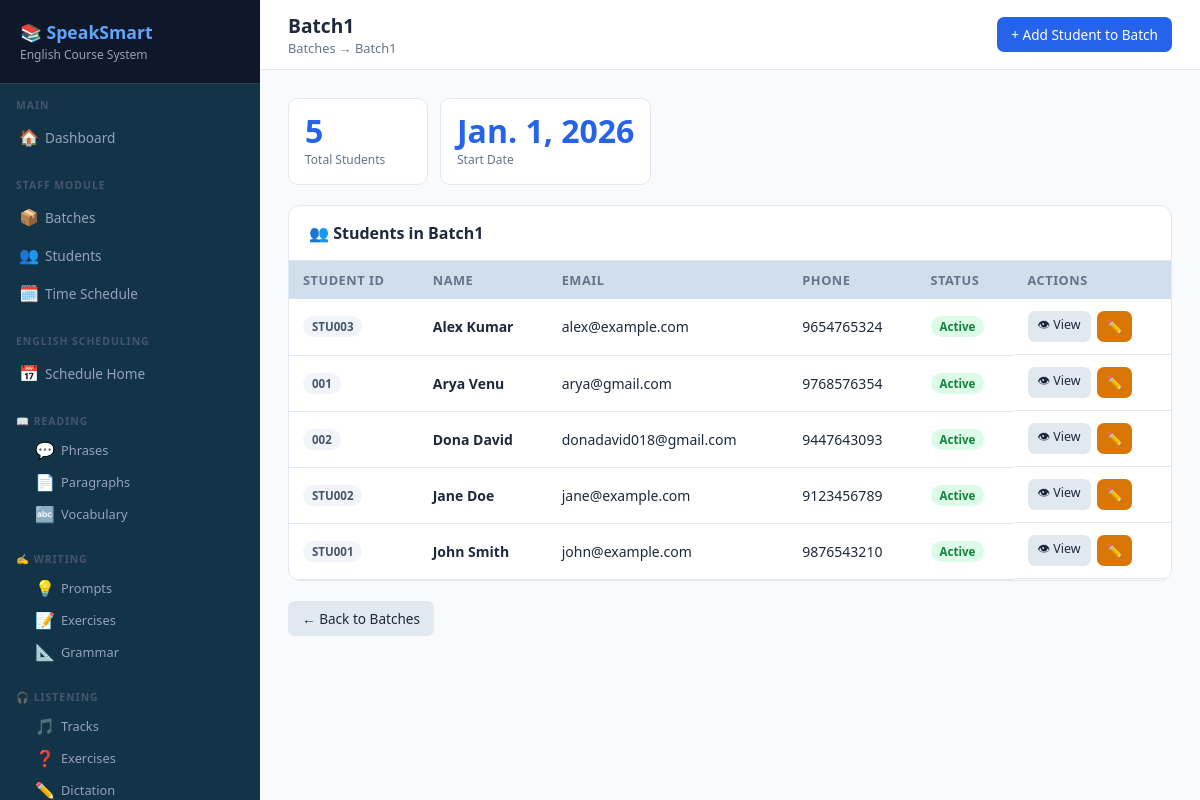
/staff/batches/1/students/ (signed in), run on the app's committed database.
### staff/models.py (models this page shows, shortened)
class Batch(models.Model):
    name = models.CharField(max_length=100)
    description = models.TextField(blank=True)
    start_date = models.DateField()
    end_date = models.DateField(null=True, blank=True)
    created_by = models.ForeignKey(User, on_delete=models.SET_NULL, null=True)
    created_at = models.DateTimeField(auto_now_add=True)
    is_active = models.BooleanField(default=True)

class Student(models.Model):
    GENDER_CHOICES = [('M', 'Male'), ('F', 'Female'), ('O', 'Other')]
    user = models.OneToOneField(User, on_delete=models.CASCADE, related_name='student_profile', null=True, blank=True)
    student_id = models.CharField(max_length=20, unique=True)
    first_name = models.CharField(max_length=100)
    last_name = models.CharField(max_length=100)
    email = models.EmailField(unique=True)
    phone = models.CharField(max_length=15, blank=True)
    gender = models.CharField(max_length=1, choices=GENDER_CHOICES, blank=True)
    date_of_birth = models.DateField(null=True, blank=True)
    batch = models.ForeignKey(Batch, on_delete=models.SET_NULL, null=True, related_name='students')
    enrolled_date = models.DateField(auto_now_add=True)
    is_active = models.BooleanField(default=True)
    def get_full_name(self):
        return f"{self.first_name} {self.last_name}"

### staff/views.py (the view)
# urls.py: path('batches/<int:pk>/students/',     views.batch_students, name='batch_students'),
@login_required
def batch_students(request, pk):
    batch    = get_object_or_404(Batch, pk=pk)
    students = Student.objects.filter(batch=batch).order_by('first_name')
    return render(request, 'staff/batch_students.html', {'batch': batch, 'students': students})

### staff/templates/staff/batch_students.html (shortened to what this page needs)
{% extends "base.html" %}
{% block page_title %}{{ batch.name }}{% endblock %}
{% block breadcrumb %}Batches → {{ batch.name }}{% endblock %}
{% block topbar_actions %}<a href="{% url 'staff:student_create' %}?batch={{ batch.pk }}" class="btn btn-primary">+ Add Student to Batch</a>{% endblock %}
{% block content %}
<div style="display:flex;gap:12px;margin-bottom:20px;flex-wrap:wrap">
    <div class="stat-card" style="min-width:140px"><div class="num">{{ students.count }}</div><div class="label">Total Students</div></div>
    <div class="stat-card" style="min-width:140px"><div class="num">{{ batch.start_date }}</div><div class="label">Start Date</div></div>
</div>
<div class="card">
    <div class="card-header"><h3>👥 Students in {{ batch.name }}</h3></div>
    <div class="card-body" style="padding:0">
        <table>
            <thead><tr><th>Student ID</th><th>Name</th><th>Email</th><th>Phone</th><th>Status</th><th>Actions</th></tr></thead>
            <tbody>
            {% for s in students %}
            <tr>
                <td><span class="badge badge-secondary">{{ s.student_id }}</span></td>
                <td><strong>{{ s.get_full_name }}</strong></td>
                <td>{{ s.email }}</td>
                <td>{{ s.phone|default:"—" }}</td>
                <td><span class="badge badge-{% if s.is_active %}success{% else %}danger{% endif %}">{% if s.is_active %}Active{% else %}Inactive{% endif %}</span></td>
                <td class="action-buttons">
                    <a href="{% url 'staff:student_detail' s.pk %}" class="btn btn-secondary btn-sm">👁 View</a>
                    <a href="{% url 'staff:student_edit' s.pk %}" class="btn btn-warning btn-sm">✏️</a>
                </td>
            </tr>
            {% empty %}
            <tr><td colspan="6"><div class="empty-state"><div class="icon">👤</div><p>No students in this batch yet.<br><a href="{% url 'staff:student_create' %}?batch={{ batch.pk }}">Add a student</a></p></div></td></tr>
            {% endfor %}
            </tbody>
        </table>
    </div>
</div>
<div style="margin-top:12px"><a href="{% url 'staff:batch_list' %}" class="btn btn-secondary">← Back to Batches</a></div>
{% endblock %}

### templates/base.html (style rules this page uses)
* { box-sizing: border-box; margin: 0; padding: 0; }
:root { --primary: #2563eb; --primary-dark: #1d4ed8; --secondary: #7c3aed; --success: #16a34a; --warning: #d97706; --danger: #dc2626; --bg: #f8fafc; --card: #ffffff; --border: #e2e8f0; --text: #1e293b; --muted: #64748b; --sidebar-w: 260px; }
body { font-family: 'Segoe UI', sans-serif; background: var(--bg); color: var(--text); display: flex; min-height: 100vh; }
.card { background: var(--card); border-radius: 12px; border: 1px solid var(--border); overflow: hidden; margin-bottom: 20px; }
.card-header { padding: 16px 20px; border-bottom: 1px solid var(--border); display: flex; align-items: center; justify-content: space-between; flex-wrap: wrap; gap: 10px; }
.card-header h3 { font-size: 1rem; font-weight: 600; }
.card-body { padding: 20px; }
.stat-card { background: var(--card); border-radius: 10px; border: 1px solid var(--border); padding: 16px; }
.stat-card .num { font-size: 2rem; font-weight: 700; color: var(--primary); line-height: 1; }
.stat-card .label { font-size: 0.75rem; color: var(--muted); margin-top: 4px; }
table { width: 100%; border-collapse: collapse; font-size: 0.875rem; min-width: 500px; }
th { background: #d1dfec; padding: 10px 14px; text-align: left; font-weight: 600; font-size: 0.8rem; color: var(--muted); text-transform: uppercase; letter-spacing: 0.5px; white-space: nowrap; }
td { padding: 12px 14px; border-bottom: 1px solid var(--border); vertical-align: middle; }
.btn { display: inline-flex; align-items: center; gap: 6px; padding: 8px 14px; border-radius: 7px; font-size: 0.85rem; font-weight: 500; cursor: pointer; border: none; text-decoration: none; transition: all 0.15s; white-space: nowrap; }
.btn-primary { background: var(--primary); color: white; }
.btn-warning { background: var(--warning); color: white; }
.btn-secondary { background: #e2e8f0; color: var(--text); }
.btn-sm { padding: 5px 10px; font-size: 0.78rem; }
.badge { display: inline-block; padding: 3px 9px; border-radius: 20px; font-size: 0.72rem; font-weight: 600; white-space: nowrap; }
.badge-success { background: #dcfce7; color: #15803d; }
.badge-secondary { background: #f1f5f9; color: #475569; }
.action-buttons { display: flex; gap: 6px; flex-wrap: wrap; }

### data on the page
Batch: name "Batch1", start_date "Jan. 1, 2026"
Student: student_id "STU003", get_full_name "Alex Kumar", email "alex@example.com", phone "9654765324", is_active "Active"
Student: student_id "001", get_full_name "Arya Venu", email "arya@gmail.com", phone "9768576354", is_active "Active"
Student: student_id "002", get_full_name "Dona David", email "donadavid018@gmail.com", phone "9447643093", is_active "Active"
Student: student_id "STU002", get_full_name "Jane Doe", email "jane@example.com", phone "9123456789", is_active "Active"
Student: student_id "STU001", get_full_name "John Smith", email "john@example.com", phone "9876543210", is_active "Active"

### other printed values
{{ students.count }} "5"
